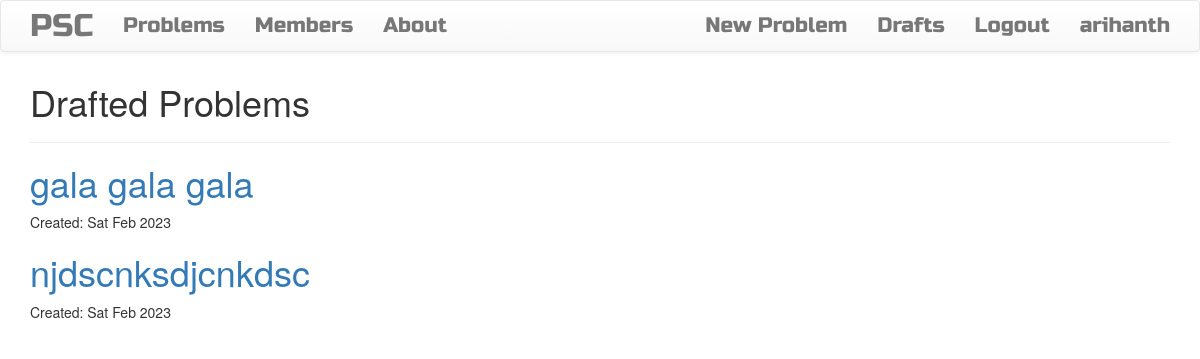
The page /problems/drafts/ (signed in) on the database as committed earlier.
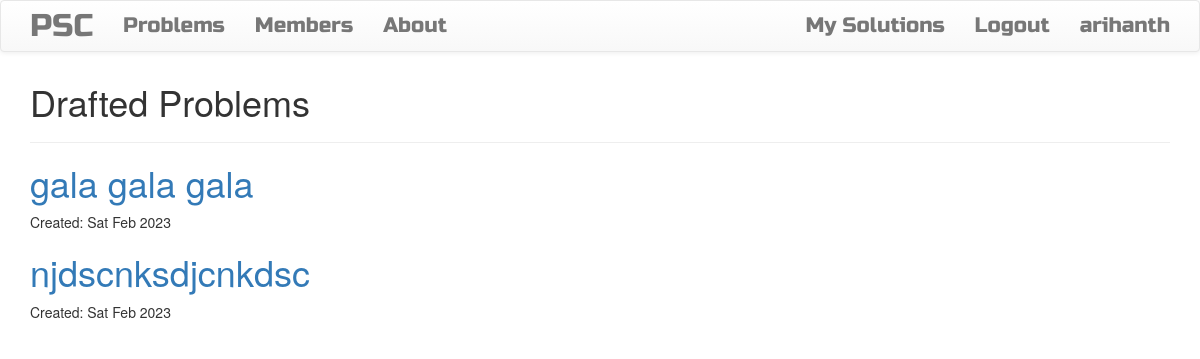
The same page on the database as committed later.
### accounts/models.py (models this page shows)
class CustomUser(AbstractBaseUser, PermissionsMixin):
    user_type_choices = (
        ('ps','Problem Solver'),
        ('pp','Problem Provider')
        )
    user_type = models.CharField(max_length=5, choices=user_type_choices, default='pp', verbose_name="Who you are? ")
    username = models.CharField(max_length=50, verbose_name="Your username ", unique=True)
    email = models.EmailField(max_length=50, unique=True, blank=False, verbose_name="Your Email ")
    is_active = models.BooleanField(default=True) # anyone who signs up for thsi application is by default an active user
    is_admin = models.BooleanField(default=False)
    is_staff = models.BooleanField(default=False)
    is_superuser = models.BooleanField(default=False) # the person who has highest level of control over database
    objects = CustomUserManager()
    REQUIRED_FIELDS = ['user_type','email']
    USERNAME_FIELD = 'username'
    EMAIL_FIELD = 'email'

### problems/views.py (the view)
# urls.py: path("drafts/", views.DraftListView.as_view(), name="problem_draft_list"),
class DraftListView(ListView, LoginRequiredMixin):
    model = Problem
    template_name = "problem_draft_list.html"
    login_url = 'login/'
    redirect_field_name = 'problems/problem_list.html'
    def get_queryset(self):
        return Problem.objects.filter(published_date__isnull = True).order_by('created_date') # i.e select posts which have published date as null

### problems/templates/problems/problem_draft_list.html (shortened to what this page needs)
{% extends 'base.html' %}
{% block content %}
    <h1> Drafted Problems </h1>
    <hr>
    {% for problem in problem_list %}
        <div class="problem">
                <h1> <a href="{% url 'problems:problem_detail' pk=problem.pk %}"> {{problem.title}} </a> </h1>
                <p class="date"> Created: {{problem.created_date|date:'D M Y'}}</p>
        </div>
    {% endfor %}
{% endblock content %}

### templates/base.html (shortened to what this page needs)
<!DOCTYPE html>
{% load static %}
<html>
    <head>
            <link rel="stylesheet" href="https://cdn.jsdelivr.net/npm/bootstrap@3.3.7/dist/css/bootstrap.min.css">
            <link rel="stylesheet" href="https://cdn.jsdelivr.net/npm/bootstrap@3.3.7/dist/css/bootstrap-theme.min.css">
            <link rel="stylesheet" href="//cdn.jsdelivr.net/npm/medium-editor@latest/dist/css/medium-editor.min.css" type="text/css" media="screen" charset="utf-8">
            <link rel = "stylesheet" href="{% static 'problem_solvers_centre/css/master.css' %}">
            <link rel="stylesheet" href = "{% static 'css/details.css'%}">
    </head>
    <body>
        <nav class="navbar navbar-default techfont custom-navbar" >
            <div class= "container">
                <ul class="nav navbar-nav">
                    <li> <a class ="navbar-brand bigbrand" href = "{% url 'home' %}"> PSC </a> </li>
                    <li> <a href = "{% url 'problems:problem_list' %}"> Problems </a> </li>
                    <li> <a href = "#"> Members </a> </li>
                    <li> <a href = "#"> About </a> </li>
                </ul>
                <ul class = "nav navbar-nav navbar-right">
                    {% if user.is_authenticated %}
                        {% if user.user_type == 'pp' %}
                            <li> <a href="{% url 'problems:problem_new' %}"> New Problem </a> </li>
                            <li> <a href="{% url 'problems:problem_draft_list' %}"> Drafts </a> </li>
                            <li> <a href="{% url 'logout' %}"> Logout </a> </li>
                            <li> <a href="{% url 'accounts:problem_provider_account' pk=user.ProblemProvider.pk %}" > {{user.username}} </a> </li>
                        {% else %}
                            <li> <a href="{% url 'problems:solution_list' %}"> My Solutions </a> </li>
                            <li> <a href="{% url 'logout' %}"> Logout </a> </li>
                            <li> <a href="{% url 'accounts:problem_solver_account' pk=user.ProblemSolver.pk %}" > {{user.username}} </a> </li>
                        {% endif %}
                    {% else %}
                    <li> <a href="{% url 'accounts:login' %}" class = "nav navbar-right"> Login </a> </li>
                    <li> <a href="{% url 'accounts:signup' %}"> Sign Up </a> </li>
                    {% endif %}
                </ul>
            </div>
        </nav>
        <div class="container">
            {% block content %}
            {% endblock content %}
        </div>
    </body>
</html>

Rows that differ between the two databases and show on the page:
changed CustomUser "arihanth": user_type "pp" → "ps" (drawn)
Other text that changed with them:
text no longer shown: "New Problem Drafts"
text now shown: "My Solutions"
